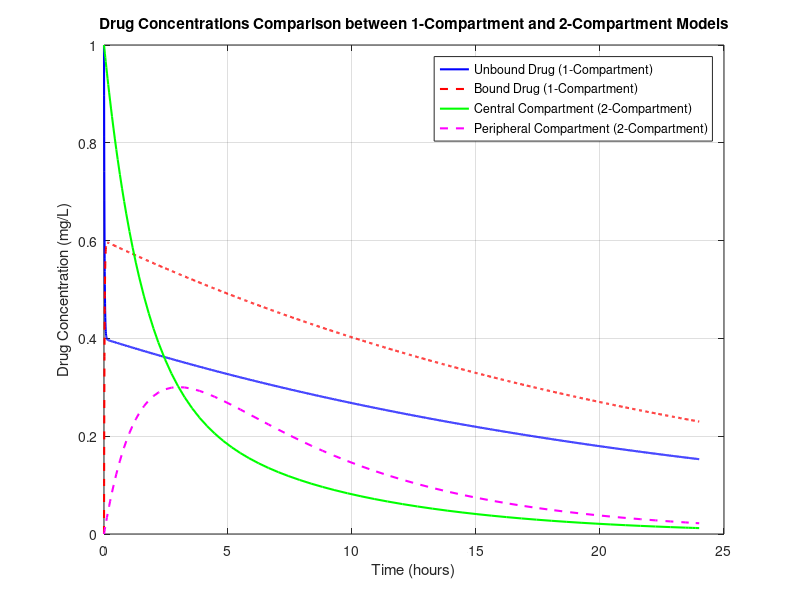

This chart was generated by the following MATLAB code:
% Parameters for the one-compartment model with plasma protein binding
k_e = 0.1;          % Elimination rate constant
k_association = 30;  % Association rate constant for plasma protein binding
k_dissociation = 20; % Dissociation rate constant for plasma protein binding
V_one_compartment = 1;  % Volume of distribution for one-compartment model
F = 0.8;            % Bioavailability
P = 1;              % Total drug concentration (normalized to 1)

% Calculate the initial unbound and bound drug concentrations based on the total drug amount
initial_unbound = 1;   % Initial unbound drug concentration
initial_bound = 0;     % Initial bound drug concentration

% Time vector (0 to 24 hours)
tspan = [0 24];

% Define the differential equations for the one-compartment model with plasma protein binding
one_compartment_ode = @(t, y) [
    - k_e * y(1) + k_dissociation * y(2) - k_association * y(1),   % Unbound drug concentration
    k_association * y(1) - k_dissociation * y(2) % Bound drug concentration
];

% Solve the differential equations for the one-compartment model using ode45
[t_one_compartment, concentrations_one_compartment] = ode45(one_compartment_ode, tspan, ...
                                                     [initial_unbound initial_bound]);

% Calculate unbound and bound drug concentrations for the one-compartment model
C_unbound_one_compartment = concentrations_one_compartment(:, 1);
C_bound_one_compartment = concentrations_one_compartment(:, 2);

% Define the differential equations for the two-compartment model without plasma protein binding
k10 = 0.5;          % Rate constant for drug distribution from central to peripheral compartment
k12 = 0.3;          % Rate constant for drug distribution from central to peripheral compartment
k21 = 0.2;          % Rate constant for drug distribution from peripheral to central compartment

two_compartment_ode = @(t, y) [
    -k10 * y(1) + k21 * y(2),                          % Central compartment drug concentration
    k12 * y(1) - k21 * y(2) - k_e * y(2),              % Peripheral compartment drug concentration
    k10 * y(1) - (k12 + k21) * y(3)                    % Drug in transit between central and peripheral compartments
];

% Initial conditions for the two-compartment model
initial_central = 1;   % Initial drug concentration in the central compartment
initial_peripheral = 0; % Initial drug concentration in the peripheral compartment

% Solve the differential equations for the two-compartment model using ode45
[t_two_compartment, concentrations_two_compartment] = ode45(two_compartment_ode, tspan, [initial_central initial_peripheral 0]);

% Calculate drug concentrations for the two-compartment model
C_central = concentrations_two_compartment(:, 1);
C_peripheral = concentrations_two_compartment(:, 2);

% Plot the concentration-time curves for both models on the same plot
figure;

% Plot the one-compartment model with plasma protein binding
plot(t_one_compartment, C_unbound_one_compartment, 'b-', 'LineWidth', 1.5, 'DisplayName', 'Unbound Drug (1-Compartment)');
hold on;
plot(t_one_compartment, C_bound_one_compartment, 'r--', 'LineWidth', 1.5, 'DisplayName', 'Bound Drug (1-Compartment)');

% Plot the two-compartment model without plasma protein binding
plot(t_two_compartment, C_central, 'g-', 'LineWidth', 1.5, 'DisplayName', 'Central Compartment (2-Compartment)');
plot(t_two_compartment, C_peripheral, 'm--', 'LineWidth', 1.5, 'DisplayName', 'Peripheral Compartment (2-Compartment)');

xlabel('Time (hours)');
ylabel('Drug Concentration (mg/L)');
title('Drug Concentrations Comparison between 1-Compartment and 2-Compartment Models');
legend('show');
grid on;